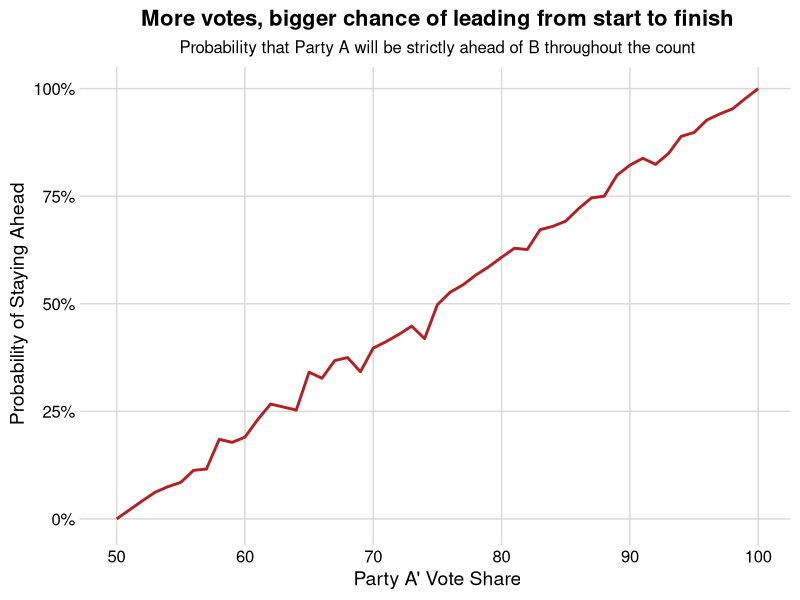

Write R code to recreate this figure.
## ---- chunk 1
knitr::opts_chunk$set(echo = TRUE, warning = F, message = F)
## ---- chunk 2
#| message: false
#| warning: false
#| code-fold: true
#| code-summary: "Packages used in this post"

library(tidyverse)
library(cowplot)
library(kableExtra)
theme_set(theme_minimal_grid())
## ---- chunk 3
#| code-fold: false
 
p <- 51 # Example of A's vote share
q <- 100 - p # B's vote share follows from p

votes <- c(rep(1, p), rep(0, q)) # Ballot box w/ all votes. 
  
## ---- chunk 4
#| code-fold: false

  sims <- 
    tibble(ballot = 1:length(votes)) |> 
    mutate(voted_a = sample(votes, length(votes))) |> 
    mutate(votes_for_a = cumsum(voted_a),
           votes_for_b = cumsum(1 - voted_a))
## ---- chunk 5
#| code-fold: false

head(sims)

## ---- chunk 6
#| code-fold: false

all(sims$votes_for_a > sims$votes_for_b)
## ---- chunk 7
#| code-fold: false

simulate_votes <- function(p = 50, q = 100 - p) {
  votes <- c(rep(1, p), rep(0, q)) # Ballot box w/ all votes
  
  sims <- 
    tibble(ballot = 1:length(votes)) |> 
    mutate(voted_a = sample(votes, length(votes))) |> 
    mutate(votes_for_a = cumsum(voted_a),
           votes_for_b = cumsum(1 - voted_a))
  
  all(sims$votes_for_a > sims$votes_for_b)
}

# simulate_votes(p = 60) # Make sure the function works

## ---- chunk 8
#| code-fold: false

rs <- 
  crossing(trial = 1:1000, 
           p = 50:100) |> 
  mutate(ahead = map_lgl(p, ~simulate_votes(p = .)))
## ---- chunk 9
rs |> 
  group_by(p) |> 
  summarize(probability = mean(ahead)) |> 
  ggplot(aes(p, probability)) + 
  geom_line(size = 1, color = "firebrick") + 
  scale_y_continuous(labels = scales::percent_format()) + 
  labs(title = "More votes, bigger chance of leading from start to finish",
       subtitle = "Probability that Party A will be strictly ahead of B throughout the count",
       x = "Party A' Vote Share",
       y = "Probability of Staying Ahead") + 
  theme(plot.title = element_text(hjust = 0.5, face = "bold", size = 16),
        plot.subtitle = element_text(hjust = 0.5))
## ---- chunk 10
#| label: tbl-prob-bertrand
#| tbl-cap: "Probability of Party A staing ahead througout the vote counting for selected final vote shares"

rs |> 
  group_by(p) |> 
  summarize(probability = mean(ahead)) |> 
  filter(p %in% c(50, 75, 90, 100)) |>  
  kable(col.names = c("Party A's final vote share", "Probability"), 
    digits = 2) 
